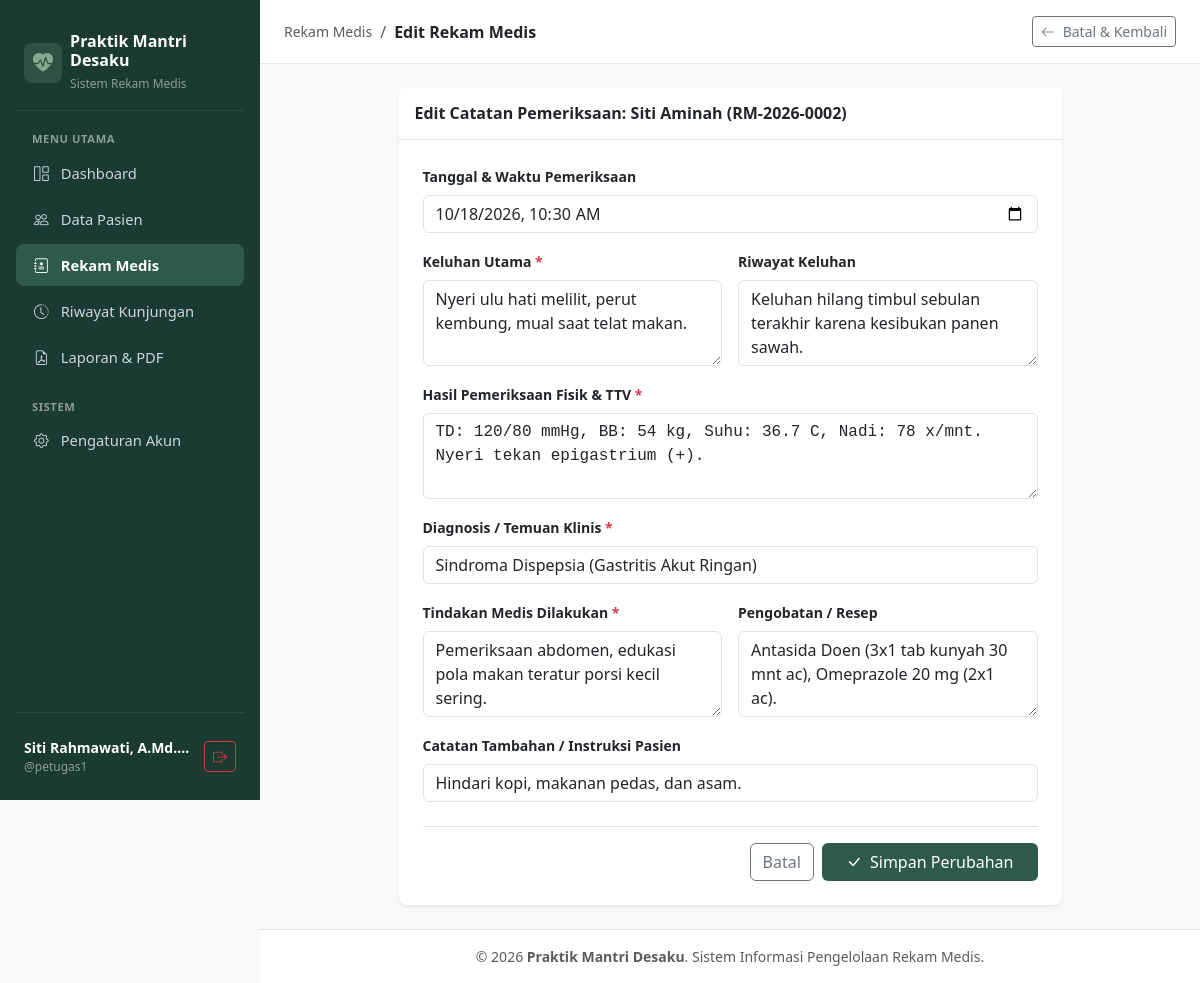
The page /rekam_medis/edit.php?id=2 (signed in) on the database its author committed.
### tables this page shows
CREATE TABLE `rekam_medis` (
  `id` INT UNSIGNED NOT NULL AUTO_INCREMENT,
  `pasien_id` INT UNSIGNED NOT NULL,
  `user_id` INT UNSIGNED NOT NULL,
  `tanggal_kunjungan` DATETIME NOT NULL,
  `keluhan` TEXT NOT NULL,
  `riwayat_keluhan` TEXT NULL,
  `hasil_pemeriksaan` TEXT NOT NULL,
  `diagnosis` VARCHAR(255) NOT NULL,
  `tindakan` TEXT NOT NULL,
  `pengobatan` TEXT NOT NULL,
  `catatan_tambahan` TEXT NULL,
  `created_at` DATETIME NOT NULL DEFAULT CURRENT_TIMESTAMP,
  `updated_at` DATETIME NOT NULL DEFAULT CURRENT_TIMESTAMP ON UPDATE CURRENT_TIMESTAMP,
  PRIMARY KEY (`id`),
  INDEX `idx_pasien_id` (`pasien_id`),
  INDEX `idx_user_id` (`user_id`),
  INDEX `idx_tanggal_kunjungan` (`tanggal_kunjungan`),
  CONSTRAINT `fk_rekam_medis_pasien` FOREIGN KEY (`pasien_id`) REFERENCES `pasien` (`id`) ON DELETE RESTRICT ON UPDATE CASCADE,
  CONSTRAINT `fk_rekam_medis_user` FOREIGN KEY (`user_id`) REFERENCES `users` (`id`) ON DELETE RESTRICT ON UPDATE CASCADE
);

CREATE TABLE `pasien` (
  `id` INT UNSIGNED NOT NULL AUTO_INCREMENT,
  `no_rm` VARCHAR(20) NOT NULL UNIQUE,
  `nama` VARCHAR(120) NOT NULL,
  `tanggal_lahir` DATE NOT NULL,
  `jenis_kelamin` ENUM('L', 'P') NOT NULL,
  `alamat` TEXT NOT NULL,
  `no_telepon` VARCHAR(20) NULL,
  `created_at` DATETIME NOT NULL DEFAULT CURRENT_TIMESTAMP,
  `updated_at` DATETIME NOT NULL DEFAULT CURRENT_TIMESTAMP ON UPDATE CURRENT_TIMESTAMP,
  PRIMARY KEY (`id`),
  INDEX `idx_no_rm` (`no_rm`),
  INDEX `idx_nama_pasien` (`nama`)
);

### rekam_medis/edit.php (the view, shortened to what this page needs)
<?php
require_once '../config/database.php';
$id = (int)($_GET['id'] ?? 0);
$stmt = $pdo->prepare("
    SELECT rm.*, p.nama AS nama_pasien, p.no_rm
    FROM rekam_medis rm
    JOIN pasien p ON rm.pasien_id = p.id
    WHERE rm.id = ?
");
$stmt->execute([$id]);
$record = $stmt->fetch();
require_once '../includes/header.php';
require_once '../includes/sidebar.php';
?>
<div class="main-wrapper flex-grow-1">
    <header class="top-navbar">
        <div class="d-flex align-items-center gap-2">
            <span class="text-muted small">Rekam Medis</span>
            <span class="text-muted">/</span>
            <span class="fw-semibold text-dark">Edit Rekam Medis</span>
        </div>
        <a href="detail.php?id=<?= $id ?>" class="btn btn-sm btn-outline-secondary">
            <i class="bi bi-arrow-left me-1"></i> Batal & Kembali
        </a>
    </header>
    <main class="p-4">
        <div class="row justify-content-center">
            <div class="col-lg-9">
                <div class="card border-0 shadow-sm rounded-3">
                    <div class="card-header bg-white py-3 border-bottom">
                        <h6 class="fw-bold mb-0 text-dark">Edit Catatan Pemeriksaan: <?= htmlspecialchars($record['nama_pasien']) ?> (<?= htmlspecialchars($record['no_rm']) ?>)</h6>
                    </div>
                    <div class="card-body p-4">
                        <form method="POST" action="">
                            <div class="mb-3">
                                <label class="form-label small fw-semibold">Tanggal & Waktu Pemeriksaan</label>
                                <input type="datetime-local" name="tanggal_kunjungan" class="form-control" value="<?= date('Y-m-d\TH:i', strtotime($record['tanggal_kunjungan'])) ?>" required>
                            </div>
                            <div class="row g-3 mb-3">
                                <div class="col-md-6">
                                    <label class="form-label small fw-semibold">Keluhan Utama <span class="text-danger">*</span></label>
                                    <textarea name="keluhan" class="form-control" rows="3" required><?= htmlspecialchars($record['keluhan']) ?></textarea>
                                </div>
                                <div class="col-md-6">
                                    <label class="form-label small fw-semibold">Riwayat Keluhan</label>
                                    <textarea name="riwayat_keluhan" class="form-control" rows="3"><?= htmlspecialchars($record['riwayat_keluhan']) ?></textarea>
                                </div>
                            </div>
                            <div class="mb-3">
                                <label class="form-label small fw-semibold">Hasil Pemeriksaan Fisik & TTV <span class="text-danger">*</span></label>
                                <textarea name="hasil_pemeriksaan" class="form-control font-monospace" rows="3" required><?= htmlspecialchars($record['hasil_pemeriksaan']) ?></textarea>
                            </div>
                            <div class="mb-3">
                                <label class="form-label small fw-semibold">Diagnosis / Temuan Klinis <span class="text-danger">*</span></label>
                                <input type="text" name="diagnosis" class="form-control" value="<?= htmlspecialchars($record['diagnosis']) ?>" required>
                            </div>
                            <div class="row g-3 mb-3">
                                <div class="col-md-6">
                                    <label class="form-label small fw-semibold">Tindakan Medis Dilakukan <span class="text-danger">*</span></label>
                                    <textarea name="tindakan" class="form-control" rows="3" required><?= htmlspecialchars($record['tindakan']) ?></textarea>
                                </div>
                                <div class="col-md-6">
                                    <label class="form-label small fw-semibold">Pengobatan / Resep</label>
                                    <textarea name="pengobatan" class="form-control" rows="3"><?= htmlspecialchars($record['pengobatan']) ?></textarea>
                                </div>
                            </div>
                            <div class="mb-4">
                                <label class="form-label small fw-semibold">Catatan Tambahan / Instruksi Pasien</label>
                                <input type="text" name="catatan_tambahan" class="form-control" value="<?= htmlspecialchars($record['catatan_tambahan']) ?>">
                            </div>
                            <div class="d-flex justify-content-end gap-2 pt-3 border-top">
                                <a href="detail.php?id=<?= $id ?>" class="btn btn-outline-secondary">Batal</a>
                                <button type="submit" class="btn btn-sage px-4">
                                    <i class="bi bi-check-lg me-1"></i> Simpan Perubahan
                                </button>
                            </div>
                        </form>
                    </div>
                </div>
            </div>
        </div>
    </main>
<?php require_once '../includes/footer.php'; ?>

### includes/header.php (style rules this page uses)
:root { --sage-dark: #1b3a32; --sage-primary: #2d5a4c; --sage-medium: #52796f; --sage-light: #84a98c; --sage-bg: #f8faf9; --sidebar-width: 260px; }
body { background-color: var(--sage-bg); font-family: system-ui, -apple-system, "Segoe UI", Roboto, sans-serif; color: #1e293b; }
.main-wrapper { margin-left: var(--sidebar-width); min-height: 100vh; display: flex; flex-direction: column; }
.top-navbar { background-color: #ffffff; border-bottom: 1px solid #e2e8f0; height: 64px; padding: 0 24px; display: flex; align-items: center; justify-content: space-between; position: sticky; top: 0; z-index: 999; }
.btn-sage { background-color: var(--sage-primary); color: #ffffff; border: none; }

### rows shown on the page
rekam_medis: pasien.nama "Siti Aminah", pasien.no_rm "RM-2026-0002", tanggal_kunjungan "10/18/2026 10:30", keluhan "Nyeri ulu hati melilit, perut kembung, mual saat telat makan.", riwayat_keluhan "Keluhan hilang timbul sebulan terakhir karena kesibukan panen sawah.", hasil_pemeriksaan "TD: 120/80 mmHg, BB: 54 kg, Suhu: 36.7 C, Nadi: 78 x/mnt. Nyeri tekan epigastrium (+).", diagnosis "Sindroma Dispepsia (Gastritis Akut Ringan)", tindakan "Pemeriksaan abdomen, edukasi pola makan teratur porsi kecil sering.", pengobatan "Antasida Doen (3x1 tab kunyah 30 mnt ac), Omeprazole 20 mg (2x1 ac).", catatan_tambahan "Hindari kopi, makanan pedas, dan asam."

### other values the page prints
$_SESSION['nama'] "Siti Rahmawati, A.Md.…"
$_SESSION['username'] "petugas1"
